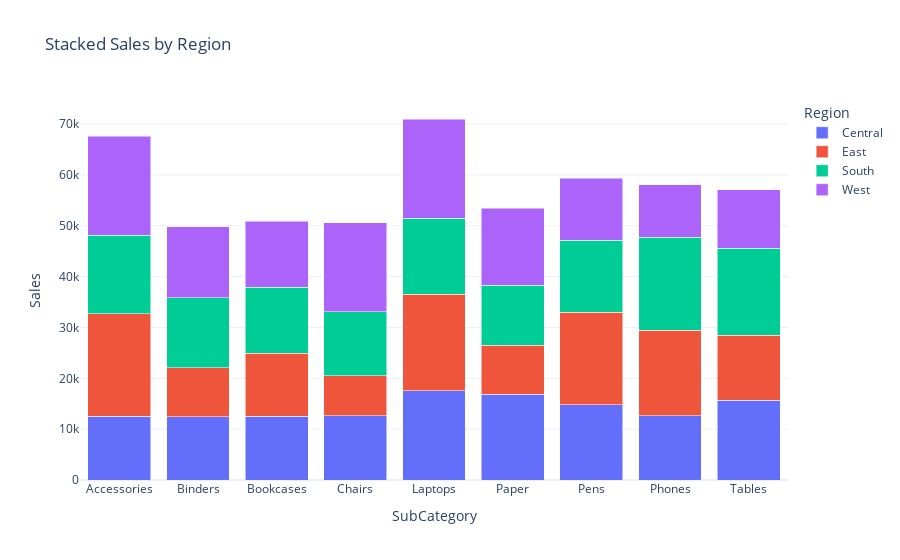

Notebook source saved alongside this figure:
### Code cell
# 📘 Bar Plot – Sales by SubCategory & Region (Stacked)

fig3 = bar_plot(group_df, x="SubCategory", y="Sales", color="Region", barmode="stack", title="Stacked Sales by Region")
fig3.show()

### Figure 1 — Plotly figure (JSON) as saved in the notebook; plotly's stock layout.template omitted (floating-point values rounded to 4 significant figures)
{"data": [{"hovertemplate": "Region=Central<br>SubCategory=%{x}<br>Sales=%{y}<extra></extra>", "legendgroup": "Central", "marker": {"color": "#636efa", "pattern": {"shape": ""}}, "name": "Central", "orientation": "v", "showlegend": true, "textposition": "auto", "type": "bar", "x": ["Accessories", "Binders", "Bookcases", "Chairs", "Laptops", "Paper", "Pens", "Phones", "Tables"], "xaxis": "x", "y": [12510.0, 12480.0, 12490.0, 12610.0, 17560.0, 16830.0, 14800.0, 12650.0, 15670.0], "yaxis": "y"}, {"hovertemplate": "Region=East<br>SubCategory=%{x}<br>Sales=%{y}<extra></extra>", "legendgroup": "East", "marker": {"color": "#EF553B", "pattern": {"shape": ""}}, "name": "East", "orientation": "v", "showlegend": true, "textposition": "auto", "type": "bar", "x": ["Accessories", "Binders", "Bookcases", "Chairs", "Laptops", "Paper", "Pens", "Phones", "Tables"], "xaxis": "x", "y": [20150.0, 9618.0, 12430.0, 7850.0, 18930.0, 9630.0, 18190.0, 16810.0, 12780.0], "yaxis": "y"}, {"hovertemplate": "Region=South<br>SubCategory=%{x}<br>Sales=%{y}<extra></extra>", "legendgroup": "South", "marker": {"color": "#00cc96", "pattern": {"shape": ""}}, "name": "South", "orientation": "v", "showlegend": true, "textposition": "auto", "type": "bar", "x": ["Accessories", "Binders", "Bookcases", "Chairs", "Laptops", "Paper", "Pens", "Phones", "Tables"], "xaxis": "x", "y": [15490.0, 13780.0, 13030.0, 12600.0, 14940.0, 11890.0, 14120.0, 18280.0, 17090.0], "yaxis": "y"}, {"hovertemplate": "Region=West<br>SubCategory=%{x}<br>Sales=%{y}<extra></extra>", "legendgroup": "West", "marker": {"color": "#ab63fa", "pattern": {"shape": ""}}, "name": "West", "orientation": "v", "showlegend": true, "textposition": "auto", "type": "bar", "x": ["Accessories", "Binders", "Bookcases", "Chairs", "Laptops", "Paper", "Pens", "Phones", "Tables"], "xaxis": "x", "y": [19480.0, 13960.0, 12960.0, 17540.0, 19570.0, 15110.0, 12240.0, 10310.0, 11550.0], "yaxis": "y"}], "layout": {"barmode": "stack", "legend": {"title": {"text": "Region"}, "tracegroupgap": 0}, "title": {"text": "Stacked Sales by Region"}, "xaxis": {"anchor": "y", "domain": [0, 1], "title": {"text": "SubCategory"}}, "yaxis": {"anchor": "x", "domain": [0, 1], "title": {"text": "Sales"}}}}
